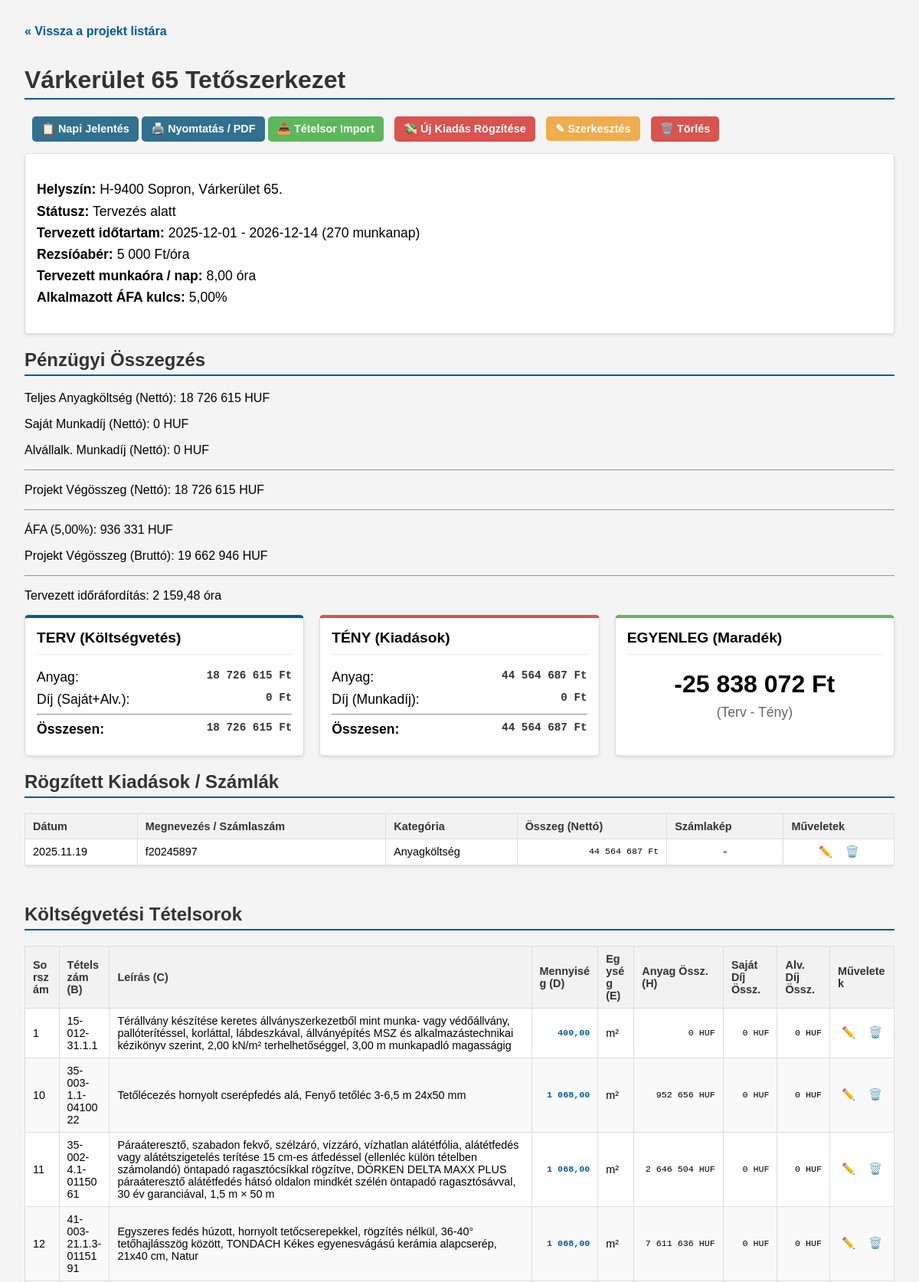
Screenshot of /project/2/ (upper part) with the database file from the repository.
### projects/models.py (models this page shows, shortened)
class Project(models.Model):
    STATUS_CHOICES = [
        ('TERVEZES', 'Tervezés alatt'), ('FOLYAMATBAN', 'Folyamatban'), ('BEFEJEZETT', 'Befejezett'),
        ('LEZART', 'Lezárt (Pénzügyileg is)'), ('TORLES_KERELEM', 'Törlés Kérelmezve'),
    ]
    name = models.CharField(max_length=200, verbose_name="Projekt neve")
    location = models.CharField(max_length=255, verbose_name="Helyszín (cím)")
    client = models.CharField(max_length=150, verbose_name="Ügyfél neve", blank=True)
    start_date = models.DateField(verbose_name="Kezdés dátuma", null=True, blank=True)
    end_date = models.DateField(verbose_name="Tervezett befejezés", null=True, blank=True)
    status = models.CharField(max_length=20, choices=STATUS_CHOICES, default='TERVEZES', verbose_name="Státusz")
    budget = models.DecimalField(max_digits=12, decimal_places=2, verbose_name="Költségvetés (Ft)", null=True,
                                 blank=True)
    hourly_rate = models.DecimalField(max_digits=10, decimal_places=2, verbose_name="Rezsíóabér (Ft/óra)", default=5000)
    vat_rate = models.DecimalField(max_digits=5, decimal_places=2, verbose_name="ÁFA kulcs (%)", default=27.00)
    hours_per_day = models.DecimalField(max_digits=4, decimal_places=2, verbose_name="Tervezett munkaóra / nap",
                                        default=8.00)
    class Meta:
        verbose_name = "Projekt"
        verbose_name_plural = "Projektek"

class Expense(models.Model):
    CATEGORY_CHOICES = [('ANYAG', 'Anyagköltség'), ('MUNKADIJ', 'Munkadíj'), ('EGYEB', 'Egyéb / Általános')]
    project = models.ForeignKey(Project, related_name='expenses', on_delete=models.CASCADE,
                                verbose_name="Kapcsolódó Projekt")
    name = models.CharField(max_length=200, verbose_name="Tétel megnevezése / Számlaszám")
    date = models.DateField(verbose_name="Fizetés/Számla dátuma")
    amount_netto = models.DecimalField(max_digits=12, decimal_places=2, verbose_name="Nettó összeg (Ft)")
    category = models.CharField(max_length=20, choices=CATEGORY_CHOICES, default='ANYAG', verbose_name="Kategória")
    invoice_file = models.FileField(upload_to='invoices/%Y/%m/', null=True, blank=True, verbose_name="Számla kép/PDF")
    class Meta: verbose_name, verbose_name_plural, ordering = "Kiadás / Számla", "Kiadások", ['-date']

class Tetelsor(models.Model):
    project = models.ForeignKey(Project, related_name='tetelsorok', on_delete=models.CASCADE,
                                verbose_name="Kapcsolódó Projekt")
    sorszam = models.CharField(max_length=50, verbose_name="Sorszám", blank=True)
    tetelszam = models.CharField(max_length=100, verbose_name="Tételszám", db_index=True)
    leiras = models.TextField(verbose_name="Leírás (Feladat)")
    mennyiseg = models.DecimalField(max_digits=10, decimal_places=2, default=0, verbose_name="Mennyiség")
    egyseg = models.CharField(max_length=20, verbose_name="Egység (ME)", blank=True)
    material = models.ForeignKey(Material, on_delete=models.SET_NULL, null=True, blank=True,
                                 verbose_name="Kapcsolódó Anyag")
    labor_split_percentage = models.DecimalField(max_digits=5, decimal_places=2, default=100.00,
                                                 verbose_name="Saját munka felosztás (%)")
    dij_egysegre_sajat = models.DecimalField(max_digits=12, decimal_places=2, default=0,
                                             verbose_name="Díj Egységre (Saját)")
    dij_egysegre_alv = models.DecimalField(max_digits=12, decimal_places=2, default=0,
                                           verbose_name="Díj Egységre (Alváll.)")
    sajat_munkadij_osszesen = models.DecimalField(max_digits=12, decimal_places=2, default=0,
                                                  verbose_name="Saját Munkadíj Összesen")
    alv_munkadij_osszesen = models.DecimalField(max_digits=12, decimal_places=2, default=0,
                                                verbose_name="Alvállalkozói Díj Összesen")
    progress_percentage = models.DecimalField(max_digits=5, decimal_places=2, default=0.00,
                                              verbose_name="Készültségi fok (%)")
    anyag_osszesen = models.DecimalField(max_digits=12, decimal_places=2, default=0, verbose_name="Anyag Összesen")
    megjegyzes = models.TextField(verbose_name="Megjegyzés", blank=True, null=True)
    engy_kod = models.CharField(max_length=50, verbose_name="ÉNGY kód", blank=True, null=True)
    k_jelzo = models.CharField(max_length=50, verbose_name="K.jelző", blank=True, null=True)
    munkanem = models.ForeignKey(Munkanem, on_delete=models.SET_NULL, null=True, blank=True, verbose_name="Munkanem")
    normaido = models.DecimalField(max_digits=10, decimal_places=2, default=0, verbose_name="Normaidő (óra)")
    alvallalkozo = models.ForeignKey(Alvallalkozo, on_delete=models.SET_NULL, null=True, blank=True,
                                     verbose_name="Alvállalkozó")
    cpr_kod = models.CharField(max_length=50, verbose_name="CPR kód", blank=True, null=True)
    class Meta:
        verbose_name, verbose_name_plural, unique_together = "Tételsor", "Tételsorok", ('project', 'tetelszam')

### projects/views.py (the view)
# urls.py: path('project/<int:pk>/', views.project_detail, name='project-detail'),
def project_detail(request, pk):
    project = get_object_or_404(Project, id=pk)
    tasks = project.tetelsorok.all().order_by('sorszam')
    expenses = project.expenses.all().order_by('-date')
    summary_plan = tasks.aggregate(
        plan_anyag=Sum('anyag_osszesen'), plan_dij_sajat=Sum('sajat_munkadij_osszesen'),
        plan_dij_alv=Sum('alv_munkadij_osszesen'), plan_hours=Sum(F('mennyiseg') * F('normaido'))
    )
    plan_anyag = summary_plan.get('plan_anyag') or Decimal(0)
    plan_dij_sajat = summary_plan.get('plan_dij_sajat') or Decimal(0)
    plan_dij_alv = summary_plan.get('plan_dij_alv') or Decimal(0)
    plan_dij = plan_dij_sajat + plan_dij_alv
    plan_total = plan_anyag + plan_dij
    actual_anyag = expenses.filter(category='ANYAG').aggregate(Sum('amount_netto'))['amount_netto__sum'] or Decimal(0)
    actual_dij = expenses.filter(category='MUNKADIJ').aggregate(Sum('amount_netto'))['amount_netto__sum'] or Decimal(0)
    actual_egyeb = expenses.filter(category='EGYEB').aggregate(Sum('amount_netto'))['amount_netto__sum'] or Decimal(0)
    actual_total = actual_anyag + actual_dij + actual_egyeb
    balance = plan_total - actual_total
    vat_rate = project.vat_rate
    total_vat = (plan_total * vat_rate) / Decimal(100)
    total_project_brutto = plan_total + total_vat
    total_effort_hours = summary_plan.get('plan_hours') or Decimal(0)
    hours_per_day = project.hours_per_day
    total_workdays = 0
    if hours_per_day and hours_per_day > 0:
        total_workdays = math.ceil(total_effort_hours / hours_per_day)
    calculated_end_date = calculate_work_end_date(project.start_date, total_workdays)
    context = {
        'project': project, 'tasks': tasks, 'expenses': expenses,
        'plan_anyag': plan_anyag, 'plan_dij': plan_dij, 'plan_dij_sajat': plan_dij_sajat, 'plan_dij_alv': plan_dij_alv,
        'plan_total': plan_total, 'actual_anyag': actual_anyag, 'actual_dij': actual_dij, 'actual_total': actual_total,
        'balance': balance, 'vat_rate': vat_rate, 'total_vat': total_vat,
        'total_project_brutto': total_project_brutto, 'total_effort_hours': total_effort_hours,
        'total_workdays': total_workdays, 'calculated_end_date': calculated_end_date
    }
    return render(request, 'projects/project_detail.html', context)

### projects/templates/projects/project_detail.html (shortened to what this page needs)
{% load humanize %}
<!DOCTYPE html>
<html lang="hu">
<head>
</head>
<body>
    <a href="{% url 'project-list' %}" class="back-link no-print">&laquo; Vissza a projekt listára</a>
    <h1>{{ project.name }}</h1>
    <div class="button-container no-print">
        {% if project.status == 'TORLES_KERELEM' %}
            <div class="deletion-warning">Ez a projekt törlésre lett jelölve.</div>
        {% else %}
            <a href="{% url 'daily-log-create' project.id %}" class="button btn-log">📋 Napi Jelentés</a>
            <button onclick="window.print()" class="button btn-print">🖨️ Nyomtatás / PDF</button>
            <a href="{% url 'import-tasks' project.id %}" class="button btn-import">📥 Tételsor Import</a>
            <a href="{% url 'expense-create' project.id %}" class="button btn-expense">💸 Új Kiadás Rögzítése</a>
            <a href="{% url 'project-update' project.id %}" class="button btn-edit">✎ Szerkesztés</a>
            <a href="{% url 'project-request-delete' project.id %}" class="button btn-delete">🗑️ Törlés</a>
        {% endif %}
    </div>
    <div class="details">
        <p class="meta">
            <strong>Helyszín:</strong> {{ project.location }} <br>
            <strong>Státusz:</strong> {{ project.get_status_display }} <br>
            <strong>Tervezett időtartam:</strong> {% if project.start_date %}{{ project.start_date|date:"Y-m-d" }} - {{ calculated_end_date|date:"Y-m-d"|default:"N/A" }} ({{ total_workdays }} munkanap){% else %}Nincs kezdési dátum megadva{% endif %}<br>
            <strong>Rezsíóabér:</strong> {{ project.hourly_rate|floatformat:0|intcomma }} Ft/óra <br>
            <strong>Tervezett munkaóra / nap:</strong> {{ project.hours_per_day|floatformat:2 }} óra <br>
            <strong>Alkalmazott ÁFA kulcs:</strong> {{ project.vat_rate }}%
        </p>
    </div>
    <div class="summary-box">
        <h2>Pénzügyi Összegzés</h2>
        <p>Teljes Anyagköltség (Nettó): <span>{{ plan_anyag|floatformat:0|intcomma }} HUF</span></p>
        <p>Saját Munkadíj (Nettó): <span>{{ plan_dij_sajat|floatformat:0|intcomma }} HUF</span></p>
        <p>Alvállalk. Munkadíj (Nettó): <span>{{ plan_dij_alv|floatformat:0|intcomma }} HUF</span></p>
        <hr>
        <p class="total">Projekt Végösszeg (Nettó): <span>{{ plan_total|floatformat:0|intcomma }} HUF</span></p>
        <hr>
        <p>ÁFA ({{ vat_rate }}%): <span>{{ total_vat|floatformat:0|intcomma }} HUF</span></p>
        <p class="total">Projekt Végösszeg (Bruttó): <span>{{ total_project_brutto|floatformat:0|intcomma }} HUF</span></p>
        <hr>
        <p>Tervezett időráfordítás: <span>{{ total_effort_hours|floatformat:2 }} óra</span></p>
    </div>
    <div class="comparison-box">
        <div class="summary-col col-plan"><h3>TERV (Költségvetés)</h3><p>Anyag: <span>{{ plan_anyag|floatformat:0|intcomma }} Ft</span></p><p>Díj (Saját+Alv.): <span>{{ plan_dij|floatformat:0|intcomma }} Ft</span></p><hr><p><strong>Összesen: <span>{{ plan_total|floatformat:0|intcomma }} Ft</span></strong></p></div>
        <div class="summary-col col-actual"><h3>TÉNY (Kiadások)</h3><p>Anyag: <span>{{ actual_anyag|floatformat:0|intcomma }} Ft</span></p><p>Díj (Munkadíj): <span>{{ actual_dij|floatformat:0|intcomma }} Ft</span></p><hr><p><strong>Összesen: <span>{{ actual_total|floatformat:0|intcomma }} Ft</span></strong></p></div>
        <div class="summary-col col-balance"><h3>EGYENLEG (Maradék)</h3><div style="text-align: center; font-size: 2em; margin-top: 20px; font-weight: bold;" class="{% if balance >= 0 %}balance-positive{% else %}balance-negative{% endif %}">{{ balance|floatformat:0|intcomma }} Ft</div><p style="text-align: center; color: #666;">(Terv - Tény)</p></div>
    </div>
    <h2>Rögzített Kiadások / Számlák</h2>
    <div style="overflow-x: auto;">
        <table class="excel-table">
            <thead><tr><th>Dátum</th><th>Megnevezés / Számlaszám</th><th>Kategória</th><th>Összeg (Nettó)</th><th>Számlakép</th><th class="actions no-print">Műveletek</th></tr></thead>
            <tbody>
                {% for expense in expenses %}
                <tr>
                    <td>{{ expense.date|date:"Y.m.d" }}</td><td>{{ expense.name }}</td><td>{{ expense.get_category_display }}</td><td class="numeric">{{ expense.amount_netto|floatformat:0|intcomma }} Ft</td>
                    <td style="text-align: center;">{% if expense.invoice_file %}<a href="{{ expense.invoice_file.url }}" target="_blank">Megtekintés</a>{% else %}-{% endif %}</td>
                    <td class="actions no-print">
                        <a href="{% url 'expense-update' expense.id %}">✏️</a>
                        <a href="{% url 'expense-delete' expense.id %}" style="color: red; margin-left: 5px;">🗑️</a>
                    </td>
                </tr>
                {% empty %}<tr><td colspan="6" style="text-align: center;">Még nincsenek rögzített kiadások.</td></tr>{% endfor %}
            </tbody>
        </table>
    </div>
    <h2 style="margin-top: 30px;">Költségvetési Tételsorok</h2>
    <div style="overflow-x: auto;">
        <table class="excel-table">
            <thead><tr><th>Sorszám</th><th>Tételszám (B)</th><th>Leírás (C)</th><th>Mennyiség (D)</th><th>Egység (E)</th><th>Anyag Össz. (H)</th><th>Saját Díj Össz.</th><th>Alv. Díj Össz.</th><th class="actions no-print">Műveletek</th></tr></thead>
            <tbody>
                {% for tetel in tasks %}
                <tr>
                    <td>{{ tetel.sorszam }}</td><td>{{ tetel.tetelszam }}</td><td>{{ tetel.leiras }}</td><td class="numeric editable"><a href="{% url 'tetelsor-edit-quantity' tetel.id %}">{{ tetel.mennyiseg }}</a></td><td>{{ tetel.egyseg }}</td><td class="numeric">{{ tetel.anyag_osszesen|floatformat:0|intcomma }} HUF</td><td class="numeric">{{ tetel.sajat_munkadij_osszesen|floatformat:0|intcomma }} HUF</td><td class="numeric">{{ tetel.alv_munkadij_osszesen|floatformat:0|intcomma }} HUF</td>
                    <td class="actions no-print">
                        <a href="{% url 'tetelsor-edit' tetel.id %}">✏️</a>
                        <a href="{% url 'tetelsor-delete' tetel.id %}" style="color: red; margin-left: 5px;">🗑️</a>
                    </td>
                </tr>
                {% empty %}<tr><td colspan="9" style="text-align: center;">Nincsenek rögzítve tételsorok.</td></tr>{% endfor %}
            </tbody>
        </table>
    </div>
</body>
</html>

### rows the page displays
Project: name "Várkerület 65 Tetőszerkezet", location "H-9400 Sopron, Várkerület 65.", status "Tervezés alatt", start_date "2025-12-01", hourly_rate "5 000", hours_per_day "8,00", vat_rate "5,00"
Expense: date "2025.11.19", name "f20245897", category "Anyagköltség", amount_netto "44 564 687"
Tetelsor: sorszam "1", tetelszam "15-012-31.1.1", leiras "Térállvány készítése keretes állványszerkezetből mint munka- vagy védőállvány, pallóterítéssel, korláttal, lábdeszkával, állványépítés MSZ és alkalmazástechnikai kézikönyv szerint, 2,00 kN/m² terhelhetőséggel, 3,00 m munkapadló magasságig", mennyiseg "400,00", egyseg "m²", anyag_osszesen "0", sajat_munkadij_osszesen "0", alv_munkadij_osszesen "0"
Tetelsor: sorszam "10", tetelszam "35-003-1.1-0410022", leiras "Tetőlécezés hornyolt cserépfedés alá, Fenyő tetőléc 3-6,5 m 24x50 mm", mennyiseg "1 068,00", egyseg "m²", anyag_osszesen "952 656", sajat_munkadij_osszesen "0", alv_munkadij_osszesen "0"
Tetelsor: sorszam "11", tetelszam "35-002-4.1-0115061", leiras "Páraáteresztő, szabadon fekvő, szélzáró, vízzáró, vízhatlan alátétfólia, alátétfedés vagy alátétszigetelés terítése 15 cm-es átfedéssel (ellenléc külön tételben számolandó) öntapadó ragasztócsíkkal rögzítve, DÖRKEN DELTA MAXX PLUS páraáteresztő alátétfedés hátsó oldalon mindkét szélén öntapadó ragasztósávval, 30 év garanciával, 1,5 m × 50 m", mennyiseg "1 068,00", egyseg "m²", anyag_osszesen "2 646 504", sajat_munkadij_osszesen "0", alv_munkadij_osszesen "0"
Tetelsor: sorszam "12", tetelszam "41-003-21.1.3-0115191", leiras "Egyszeres fedés húzott, hornyolt tetőcserepekkel, rögzítés nélkül, 36-40° tetőhajlásszög között, TONDACH Kékes egyenesvágású kerámia alapcserép, 21x40 cm, Natur", mennyiseg "1 068,00", egyseg "m²", anyag_osszesen "7 611 636", sajat_munkadij_osszesen "0", alv_munkadij_osszesen "0"

### other values shown
{{ calculated_end_date|date:"Y-m-d"|default:"N/A" }} "2026-12-14"
{{ total_workdays }} "270"
{{ plan_anyag|floatformat:0|intcomma }} "18 726 615"
{{ plan_dij_sajat|floatformat:0|intcomma }} "0"
{{ plan_dij_alv|floatformat:0|intcomma }} "0"
{{ plan_total|floatformat:0|intcomma }} "18 726 615"
{{ total_vat|floatformat:0|intcomma }} "936 331"
{{ total_project_brutto|floatformat:0|intcomma }} "19 662 946"
{{ total_effort_hours|floatformat:2 }} "2 159,48"
{{ plan_dij|floatformat:0|intcomma }} "0"
{{ actual_anyag|floatformat:0|intcomma }} "44 564 687"
{{ actual_dij|floatformat:0|intcomma }} "0"
{{ actual_total|floatformat:0|intcomma }} "44 564 687"
{{ balance|floatformat:0|intcomma }} "-25 838 072"
